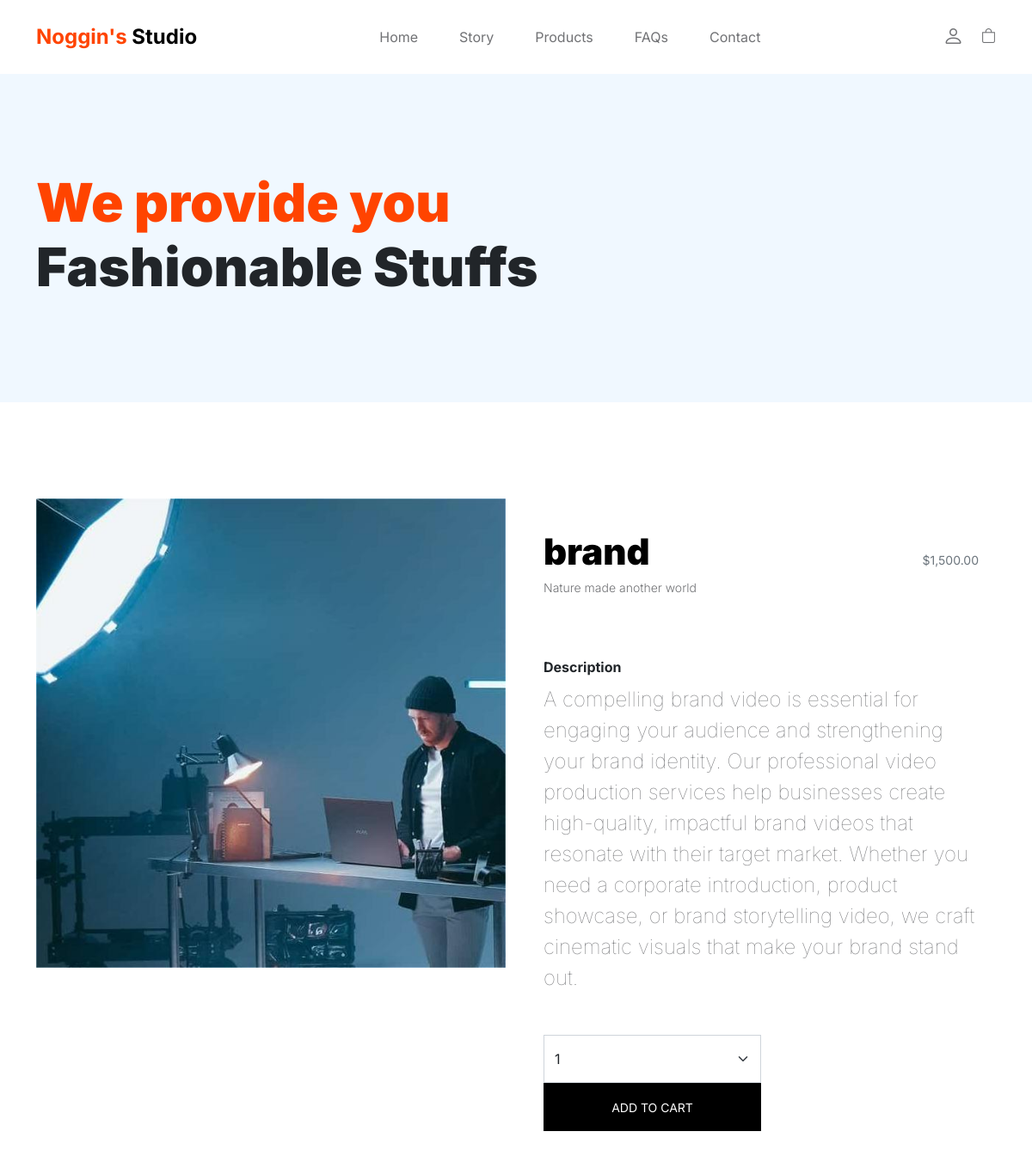
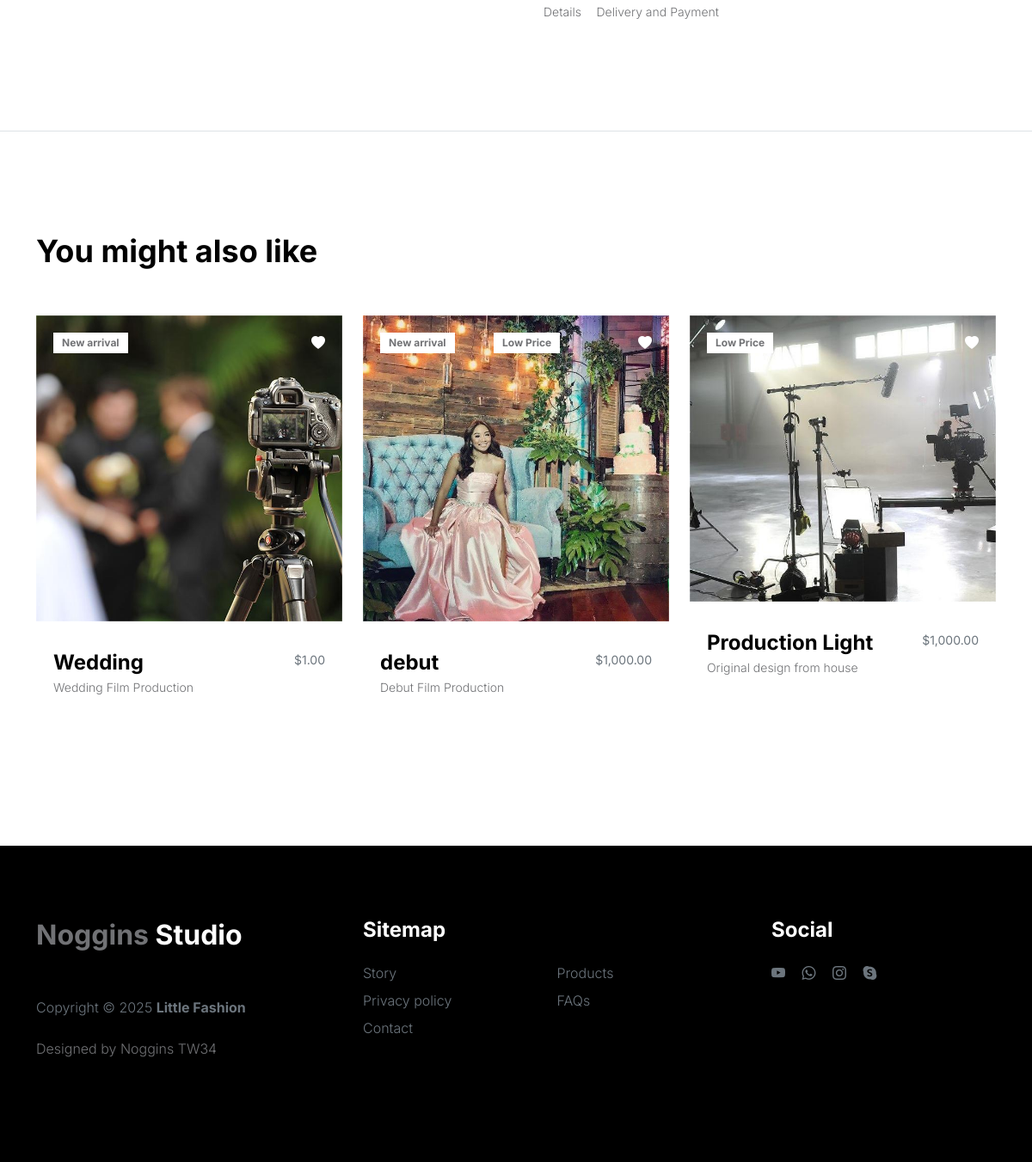
The app's page /little_fashion/product-detail.php?id=3 with its own data (2 pictures, top to bottom).
### tables this page shows
CREATE TABLE `products` (
  `id` int(11) NOT NULL,
  `name` varchar(255) NOT NULL,
  `description` text DEFAULT NULL,
  `short_description` varchar(255) DEFAULT NULL,
  `price` decimal(10,2) NOT NULL,
  `image_path` varchar(255) NOT NULL,
  `category` varchar(50) DEFAULT NULL,
  `is_new_arrival` tinyint(1) DEFAULT 0,
  `is_popular` tinyint(1) DEFAULT 0,
  `is_discounted` tinyint(1) DEFAULT 0,
  `created_at` timestamp NOT NULL DEFAULT current_timestamp()
);

### little_fashion/product-detail.php (the view, shortened to what this page needs)
<?php
require_once 'config.php';
$productId = $_GET['id'];
$stmt = $pdo->prepare("SELECT * FROM products WHERE id = ?");
$stmt->execute([$productId]);
$product = $stmt->fetch(PDO::FETCH_ASSOC);
$stmtRelated = $pdo->prepare("
    SELECT p.* FROM products p
    JOIN related_products rp ON p.id = rp.related_product_id
    WHERE rp.product_id = ?
    LIMIT 3
");
$stmtRelated->execute([$productId]);
$relatedProducts = $stmtRelated->fetchAll(PDO::FETCH_ASSOC);
?>
<!doctype html>
<html lang="en">
    <head>
        <link href="css/bootstrap.min.css" rel="stylesheet">
        <link href="css/bootstrap-icons.css" rel="stylesheet">
        <link rel="stylesheet" href="css/slick.css"/>
        <link href="css/tooplate-little-fashion.css" rel="stylesheet">
    </head>
    <body>
        <main>
            <?php include 'navbar.php'; ?>
            <header class="site-header section-padding d-flex justify-content-center align-items-center">
                <div class="container">
                    <div class="row">
                        <div class="col-lg-10 col-12">
                            <h1>
                                <span class="d-block text-primary">We provide you</span>
                                <span class="d-block text-dark">Fashionable Stuffs</span>
                            </h1>
                        </div>
                    </div>
                </div>
            </header>
            <section class="product-detail section-padding">
                <div class="container">
                    <div class="row">
                        <div class="col-lg-6 col-12">
                            <div class="product-thumb">
                                <img src="<?= $product['image_path'] ?>" class="img-fluid product-image" alt="<?= $product['name'] ?>">
                            </div>
                        </div>
                        <div class="col-lg-6 col-12">
                            <div class="product-info d-flex">
                                <div>
                                    <h2 class="product-title mb-0"><?= $product['name'] ?></h2>
                                    <p class="product-p"><?= $product['short_description'] ?></p>
                                </div>
                                <small class="product-price text-muted ms-auto mt-auto mb-5">$<?= number_format($product['price'], 2) ?></small>
                            </div>
                            <div class="product-description">
                                <strong class="d-block mt-4 mb-2">Description</strong>
                                <p class="lead mb-5"><?= $product['description'] ?></p>
                            </div>
                            <div class="product-cart-thumb row">
                                    <form method="post" action="add-to-cart.php">
                                        <div class="col-lg-6 col-12">
                                            <select class="form-select cart-form-select" name="quantity" id="inputGroupSelect01">
                                                <option value="1" selected>1</option>
                                            </select>
                                        </div>
                                        <div class="col-lg-6 col-12 mt-4 mt-lg-0">
                                            <button type="submit" class="btn custom-btn cart-btn">Add to Cart</button>
                                        </div>
                                    </form>
                                    <p>
                                        <a href="#" class="product-additional-link">Details</a>
                                        <a href="#" class="product-additional-link">Delivery and Payment</a>
                                    </p>
                                </div>
                        </div>
                    </div>
                </div>
            </section>
            <section class="related-product section-padding border-top">
                <div class="container">
                    <div class="row">
                        <div class="col-12">
                            <h3 class="mb-5">You might also like</h3>
                        </div>
                        <?php foreach ($relatedProducts as $related): ?>
                        <div class="col-lg-4 col-12 mb-3">
                            <div class="product-thumb">
                                <a href="product-detail.php?id=<?= $related['id'] ?>">
                                    <img src="<?= $related['image_path'] ?>" class="img-fluid product-image" alt="<?= $related['name'] ?>">
                                </a>
                                <div class="product-top d-flex">
                                    <?php if ($related['is_new_arrival']): ?>
                                    <span class="product-alert me-auto">New arrival</span>
                                    <?php endif; ?>
                                    <?php if ($related['is_discounted']): ?>
                                    <span class="product-alert me-auto">Low Price</span>
                                    <?php endif; ?>
                                    <a href="#" class="bi-heart-fill product-icon ms-auto"></a>
                                </div>
                                <div class="product-info d-flex">
                                    <div>
                                        <h5 class="product-title mb-0">
                                            <a href="product-detail.php?id=<?= $related['id'] ?>" class="product-title-link"><?= $related['name'] ?></a>
                                        </h5>
                                        <p class="product-p"><?= $related['short_description'] ?></p>
                                    </div>
                                    <small class="product-price text-muted ms-auto mt-auto mb-5">$<?= number_format($related['price'], 2) ?></small>
                                </div>
                            </div>
                        </div>
                        <?php endforeach; ?>
                    </div>
                </div>
            </section>
        </main>
        <?php include 'footer.php'; ?>
    </body>
</html>

### little_fashion/css/tooplate-little-fashion.css (style rules this page uses)
:root { --white-color: #FFFFFF; --primary-color: #FF4400; --section-bg-color: #f0f8ff; --dark-color: #000000; --grey-color: #d0d1d1; --p-color: #717275; --body-font-family: 'Inter', sans-serif; --h5-font-size: 24px; --p-font-size: 20px; --copyright-text-font-size: 16px; --product-link-font-size: 14px; --custom-link-font-size: 12px; --font-weight-thin: 100; --font-weight-light: 300; --font-weight-normal: 400; --font-weight-bold: 700; --font-weight-black: 900; }
body, html { height: 100%; }
html { scroll-behavior: smooth; }
body { background: var(--white-color); font-family: var(--body-font-family); position: relative; }
h2, h3, h4, h5, h6 { color: var(--dark-color); line-height: inherit; }
h1, h2, h3, h4, h5, h6 { font-weight: var(--font-weight-bold); }
h1, h2 { font-weight: var(--font-weight-black); }
h1 { font-size: 64px; line-height: normal; }
h2 { font-size: 42px; }
h3 { font-size: 36px; }
h5 { font-size: 24px; }
p { color: var(--p-color); font-size: var(--p-font-size); font-weight: var(--font-weight-light); }
a, button { touch-action: manipulation; transition: all 0.3s; }
a { color: var(--p-color); text-decoration: none; }
.text-primary { color: var(--primary-color) !important; }
.lead { font-size: 1.5rem; font-weight: var(--font-weight-thin); }
b, strong { font-weight: var(--font-weight-bold); }
.custom-btn { background: var(--dark-color); border-radius: 50px; color: var(--white-color); font-size: var(--copyright-text-font-size); text-transform: uppercase; padding: 16.50px 20px; }
.cart-form-select { border-radius: 0; padding-top: 15px; padding-bottom: 15px; }
.cart-btn { border-radius: 0; width: 100%; font-size: var(--product-link-font-size); }
.site-header { background-color: var(--section-bg-color); position: relative; overflow: hidden; margin-top: 86px; }
.site-header.section-padding { padding-top: 7rem; padding-bottom: 7rem; }
section { content-visibility: auto; contain-intrinsic-size: 700px; }
.section-padding { padding-top: 7rem; padding-bottom: 7rem; }
.product-thumb { background: var(--white-color); position: relative; transition: all 0.5s ease-out; }
.product-image { transition: all 0.5s ease-out; }
.product-top { position: absolute; top: 0; right: 0; left: 0; margin: 20px; }
.product-info { padding: 30px 20px; }
.product-description, .product-cart-thumb { padding: 0 20px; }
.product-icon { color: var(--white-color); }
.product-title-link { color: var(--dark-color); }
.product-additional-link { display: inline-block; vertical-align: top; font-size: var(--product-link-font-size); margin-top: 32px; margin-right: 12px; }
.product-alert { background: var(--white-color); color: var(--p-color); font-size: var(--custom-link-font-size); font-weight: var(--font-weight-bold); padding: 3px 10px; }
.product-p { font-size: var(--product-link-font-size); }
@media screen and (max-width: 1200px) { h1 { font-size: 62px; } }

### records on screen
products: image_path+name (picture), name "brand", short_description "Nature made another world", price "1,500.00", description "A compelling brand video is essential for engaging your audience and strengthening your brand identity. Our professional video production services help businesses create high-quality, impactful brand videos that resonate with their target market. Whether you need a corporate introduction, product showcase, or brand storytelling video, we craft cinematic visuals that make your brand stand out."
products: image_path (picture), is_new_arrival "New arrival", name "Wedding", short_description "Wedding Film Production", price "1.00"
products: image_path (picture), is_new_arrival "New arrival", is_discounted "Low Price", name "debut", short_description "Debut Film Production", price "1,000.00"
products: image_path (picture), is_discounted "Low Price", name "Production Light", short_description "Original design from house", price "1,000.00"
